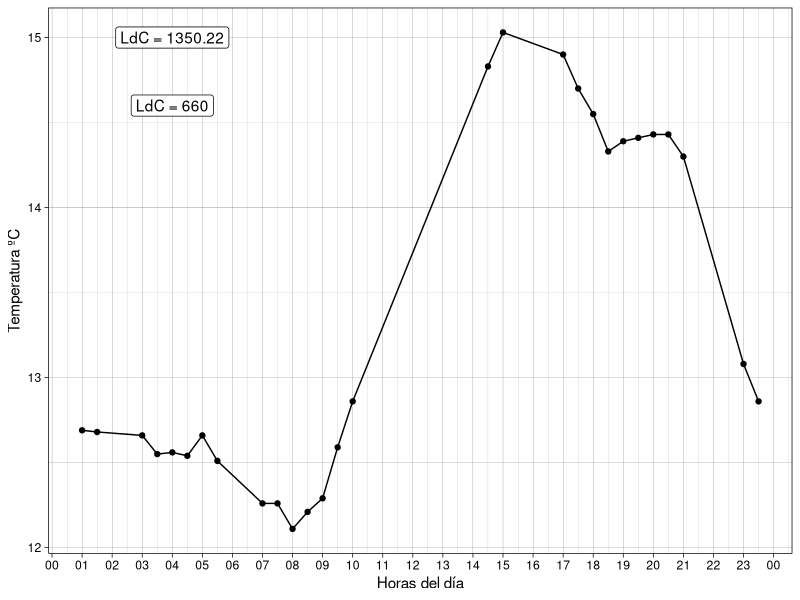

The R script that drew this image:
# Cargamos librerias, datos y la funcion ----

library(tidyr)
library(dplyr)
library(ggplot2)
library(ggtext)

x <- read.csv("datos_prueba/temp_soil.csv", header = T, sep = ";", dec = ",",
              colClasses = c("character", "numeric", "numeric", "numeric"))

x <- gather(x, key = "depth_level", value = "temp", 2:4)

long.curve <- function(col.variable, 
                       col.time,
                       convert.toDate = FALSE,
                       format.date,
                       time.measure,
                       units.time,
                       include.all = FALSE, 
                       cal.GVI = FALSE){
  # Primer paso ----
  ## Si hace falta, transformar la fecha en el formato deseado
  if(convert.toDate == T){
    col.time <- lubridate::as_datetime(col.time, 
                                       format = format.date)
  }
  
  # Segundo paso ----
  ## Ordenar los datos de más antiguo a más reciente
  if(is.unsorted(col.time)){ # Importante comprobar antes si estan o no ordenados
    indices <- order(col.time) # Ordenamos la variable tiempo y almacenamos los índices en un nuevo vector
    col.time <- col.time[indices] # Actualizamos la variable tiempo
    
    col.variable <- col.variable[indices] # Ordenamos también la variable de interés, para que mantener el dataset inicial
    rm(indices)  
  }
  
  # Tercer paso ----
  ## Determinar si incluimos todos los segmentos en el cálculo o no
  if(include.all == T){
    values <- c()
    indexs <- seq(1, length(col.variable) - 1, 1)
    
    for(i in indexs){
      
      dif.variable <- col.variable[i + 1] - col.variable[i]
      dif.time <- as.numeric(difftime(col.time[i + 1], col.time[i], units = units.time))
      values[i] <- sqrt(dif.time^2 + dif.variable^2)
    }
    longitudCurva <- sum(values, na.rm = T)
    rm(values, dif.variable, dif.time, i)
    
    if(cal.GVI == T){
      dif.variable <- col.variable[length(col.variable)] - col.variable[1]
      dif.time <- as.numeric(difftime(col.time[length(col.time)], col.time[1], units = units.time))
      value <- sqrt(dif.time^2 + dif.variable^2)
      
      print(longitudCurva/value)
    } else {
      print(longitudCurva)
    }
    
  } else {
    values <- c()
    indexs <- seq(1, length(col.variable) - 1, 1)
    
    for(i in indexs){
      dif.time <- as.numeric(difftime(col.time[i + 1], col.time[i], units = units.time))
      
      if(time.measure == dif.time){
        dif.variable <- col.variable[i + 1] - col.variable[i]
        values[i] <- sqrt(dif.time^2 + dif.variable^2)
      } else {
        next
      }
    }
    longitudCurva <- sum(values, na.rm = T)
    rm(values, dif.variable, dif.time, i)
    
    if(cal.GVI == T){
      dif.variable <- col.variable[length(col.variable)] - col.variable[1]
      dif.time <- as.numeric(difftime(col.time[length(col.time)], col.time[1], units = units.time))
      value <- sqrt(dif.time^2 + dif.variable^2)
      
      print(longitudCurva/value)
    } else {
      print(longitudCurva)
    }
  }
}

# Ejemplo ----

x%>%
  group_by(depth_level)%>%
  summarise(lcd = long.curve(col.variable = temp,
                             col.time = Fecha,
                             convert.toDate = F,
                             format.date = "%Y-%m-%d %H:%M:%S",
                             time.measure = 30,
                             units.time = "mins",
                             include.all = F,
                             cal.GVI = F)
            ) -> temp

x%>%
  filter(depth_level == "Prof.1")%>%
  ggplot(aes(x = lubridate::as_datetime(Fecha, format = "%Y-%m-%d %H:%M:%S"), y = temp))+
  geom_point()+
  geom_line(group = 1)+
  annotate(geom = "label", x = lubridate::as_datetime("25/11/2024 04:00:00", 
                                                      format = "%d/%m/%Y %H:%M:%S"),
           y = 15, label = "LdC = 1350.22")+
  annotate(geom = "label", x = lubridate::as_datetime("25/11/2024 04:00:00", 
                                                      format = "%d/%m/%Y %H:%M:%S"),
           y = 14.6, label = "LdC = 660")+
  labs(x = "Horas del día", y = "Temperatura ºC")+
  scale_x_datetime(date_breaks = "hour", 
                   date_labels = "%H") +
  theme_linedraw()

